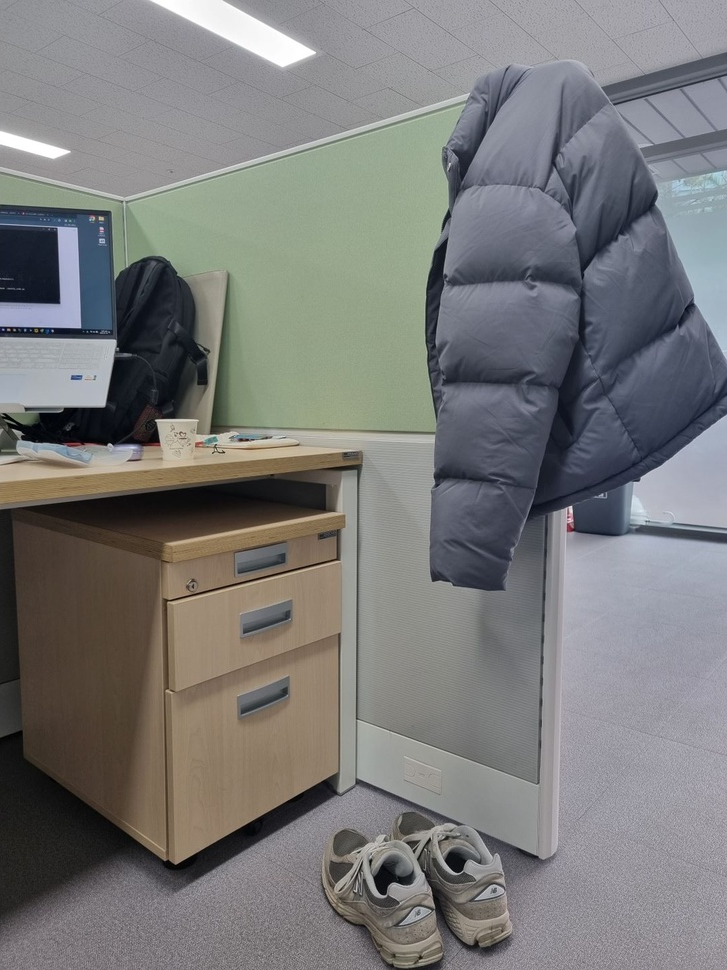
#> input picture data/my_img1.jpg, 727 x 970 px, shrunk from 1080 x 1440 before the run
$ python test_ImageStitching.py
#> lines starting #> are read from the running program, lines starting #| are printed output that depends on the picture
import pdb
import random


import cv2
import numpy as np
import matplotlib
import matplotlib.pyplot as plt
from tqdm import tqdm

matplotlib.use("tkagg")


# Fix the size of visualization
plt.rcParams["figure.figsize"] = [15, 15]


# Read image and convert them to gray!
def read_image(path):
#> called with path = 'data/my_img1.jpg'
    img = cv2.imread(path)
#> img is the input picture: shape (970, 727, 3); mean B, G, R 120.8, 121.4, 121.5
    img_gray = cv2.cvtColor(img, cv2.COLOR_RGB2GRAY)
    img_rgb = cv2.cvtColor(img, cv2.COLOR_BGR2RGB)
    return img_gray, img, img_rgb


left_gray, left_origin, left_rgb = read_image("data/my_img1.jpg")
right_gray, right_origin, right_rgb = read_image("data/my_img2.jpg")
#> call 2 of read_image, with path = 'data/my_img2.jpg'
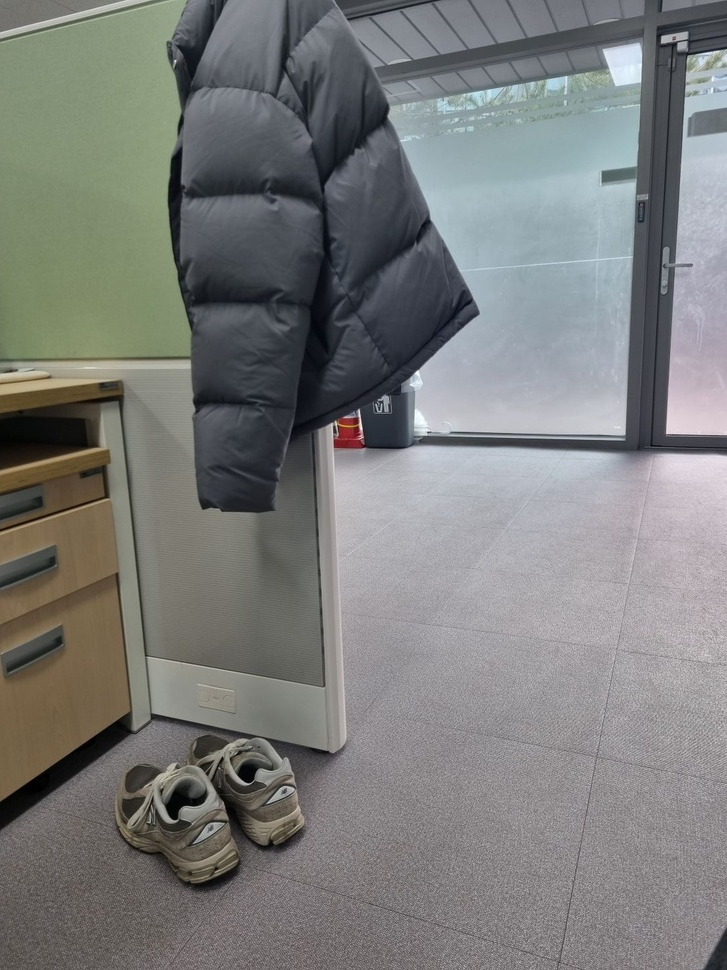
#> input picture data/my_img2.jpg, 727 x 970 px, shrunk from 1080 x 1440 before the run
#> in read_image, img is the input picture: shape (970, 727, 3); mean B, G, R 122.9, 124.5, 123.4
#> in read_image (call 2), `img_gray = cv2.cvtColor(img, cv2.COLOR_RGB2GRAY)`:
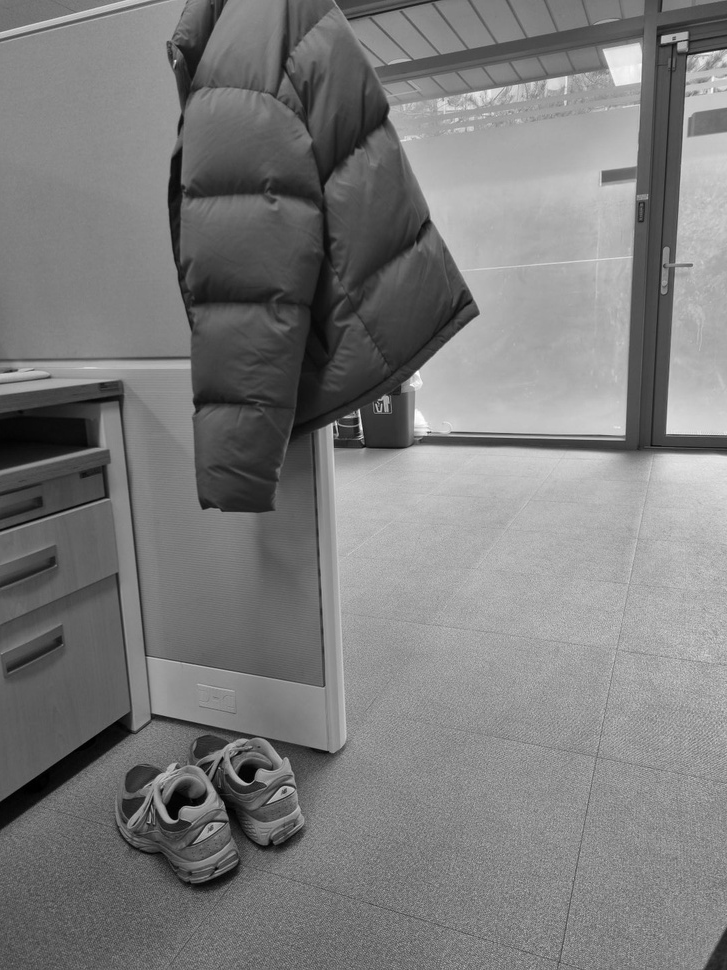
#> img_gray: shape (970, 727); min 0, max 254, mean 123.9


def SIFT(img):
    siftDetector = cv2.SIFT_create()
    kp, des = siftDetector.detectAndCompute(img, None)  # kp: keypoints, des: descriptor
#> kp = 913 keypoints; strongest (x, y, size): (59, 426, 29.1), (247, 440, 2.1), (370, 861, 2.8), (68, 239, 16.8)
    return kp, des


def plot_sift(gray, rgb, kp):
    tmp = rgb.copy()
    img = cv2.drawKeypoints(
        gray, kp, tmp, flags=cv2.DRAW_MATCHES_FLAGS_DRAW_RICH_KEYPOINTS
    )
    return img


# Better result when using gray. Why?
kp_left, des_left = SIFT(left_gray)
#> kp_left has the same summary as kp in SIFT
kp_right, des_right = SIFT(right_gray)
#> in SIFT (call 2), `kp, des = siftDetector.detectAndCompute(img, None)`: kp = 906 keypoints; strongest (x, y, size): (361, 428, 2.4), (626, 64, 26.9), (666, 39, 6.2), (359, 411, 2.2)
#> kp_right has the same summary as kp in SIFT

kp_left_img = plot_sift(left_gray, left_rgb, kp_left)
kp_right_img = plot_sift(right_gray, right_rgb, kp_right)

total_kp = np.concatenate((kp_left_img, kp_right_img), axis=1)
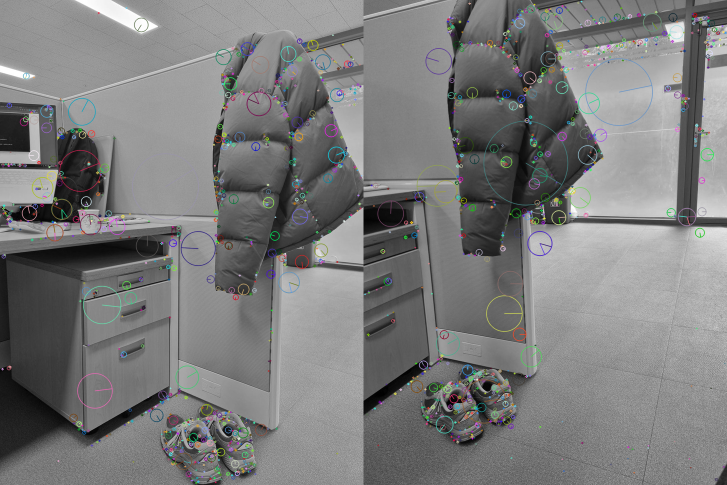
#> total_kp: shape (970, 1454, 3) (shown at 1/2 size); mean R, G, B 123.1, 123.4, 123.3

plt.imshow(total_kp)
plt.ion()
plt.show()
pdb.set_trace()

print("Completed SIFT feature extraction!")


def matcher(kp1, des1, img1, kp2, des2, img2, threshold):
    # BFMatcher with default params
#> called with threshold = 0.6
    bf = cv2.BFMatcher()
    matches = bf.knnMatch(des1, des2, k=2)
#> matches = 913 matches

    # Apply ratio test
    good = []
    for m, n in matches:
        if m.distance < threshold * n.distance:
            good.append([m])
#> after the loop, good = 201 matches

    matches = []
    for pair in good:
        matches.append(list(kp1[pair[0].queryIdx].pt + kp2[pair[0].trainIdx].pt))
#> after the loop, matches = 201 items, first 6: [243.3, 710.7, 9.08, 668.8], [281.6, 558.5, 38.12, 502.4], [281.6, 558.5, 38.12, 502.4], [281.6, 558.5, 38.12, 502.4], [287, 615, 51.92, 561.1], [291.6, 525.4, 52.39, 463.9]

    matches = np.array(matches)
#> matches = 201 rows, first 6: [243.3, 710.7, 9.08, 668.8], [281.6, 558.5, 38.12, 502.4], [281.6, 558.5, 38.12, 502.4], [281.6, 558.5, 38.12, 502.4], [287, 615, 51.92, 561.1], [291.6, 525.4, 52.39, 463.9]
    return matches


matches = matcher(kp_left, des_left, left_rgb, kp_right, des_right, right_rgb, 0.6)
print("Completed SIFT matching!")
pdb.set_trace()


def plot_matches(matches, total_img):
    match_img = total_img.copy()
    offset = total_img.shape[1] / 2
    fig, ax = plt.subplots()
    ax.set_aspect("equal")
    ax.imshow(np.array(match_img).astype("uint8"))  # 　RGB is integer type

    ax.plot(matches[:, 0], matches[:, 1], "xr")
    ax.plot(matches[:, 2] + offset, matches[:, 3], "xr")

    ax.plot(
        [matches[:, 0], matches[:, 2] + offset],
        [matches[:, 1], matches[:, 3]],
        "r",
        linewidth=0.5,
    )

    plt.ion()
    plt.show()


total_img = np.concatenate((left_rgb, right_rgb), axis=1)
plot_matches(matches, total_img)  # Good mathces
#> in plot_matches, `plt.show()`:
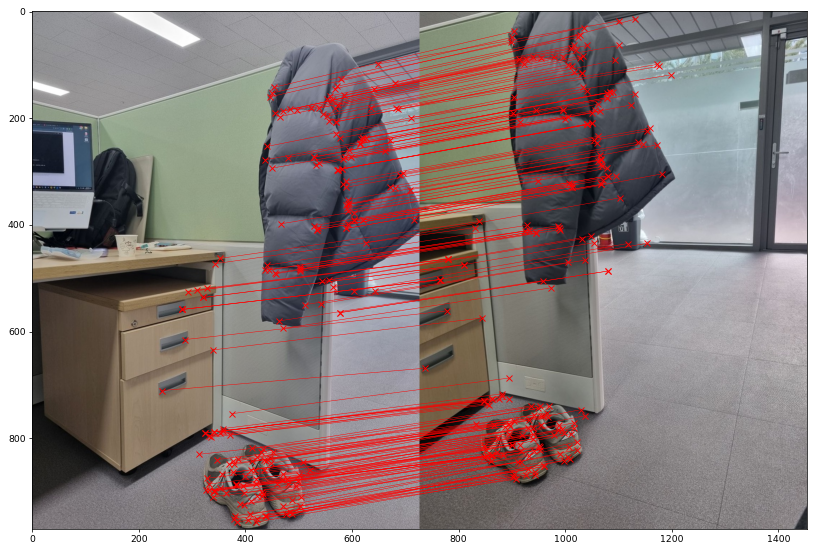
#> figure drawn by matplotlib, 1 panel
pdb.set_trace()


def homography(pairs):
    rows = []
    for i in range(pairs.shape[0]):
        p1 = np.append(pairs[i][0:2], 1)
        p2 = np.append(pairs[i][2:4], 1)
        row1 = [0, 0, 0, p1[0], p1[1], p1[2], -p2[1] * p1[0], -p2[1] * p1[1], -p2[1] * p1[2],]
        row2 = [p1[0], p1[1], p1[2], 0, 0, 0, -p2[0] * p1[0], -p2[0] * p1[1], -p2[0] * p1[2],]
        rows.append(row1)
        rows.append(row2)
    rows = np.array(rows)
    U, s, V = np.linalg.svd(rows)

    H = V[-1].reshape(3, 3)
    H = H / H[2, 2]  # standardize to let w*H[2,2] = 1

    return H


def random_point(matches, k=4):
    idx = random.sample(range(len(matches)), k)
    point = [matches[i] for i in idx]

    return np.array(point)


def get_error(points, H):
    num_points = len(points)
    all_p1 = np.concatenate((points[:, 0:2], np.ones((num_points, 1))), axis=1)
    all_p2 = points[:, 2:4]
    estimate_p2 = np.zeros((num_points, 2))

    for i in range(num_points):
        temp = np.dot(H, all_p1[i])
        estimate_p2[i] = (temp / temp[2])[
            0:2
        ]  # set index 2 to 1 and slice the index 0, 1
    # Compute error
    errors = np.linalg.norm(all_p2 - estimate_p2, axis=1) ** 2

    return errors


# == RANSAC Operation ==
def ransac(matches, threshold, iters):
#> called with matches = array of shape (201, 4), threshold = 0.4, iters = 1000
    num_best_inliers = 0

    for i in range(iters):
        points = random_point(matches)
        H = homography(points)  # candidate

        # Avoid dividing by zero. Why?
        if np.linalg.matrix_rank(H) < 3:
            continue

        errors = get_error(matches, H)
        idx = np.where(errors < threshold)[0]
        inliers = matches[idx]

        num_inliers = len(inliers)
        if num_inliers > num_best_inliers:
            best_inliers = inliers.copy()
            num_best_inliers = num_inliers
            best_H = H.copy()
#> this loop made 1000 passes
#> (num_inliers, num_best_inliers) on passes 1, 5, 9, 10, 14, 20: (5, 5), (6, 6), (12, 12), (15, 15), (19, 19), (23, 23)
#> (num_inliers, num_best_inliers) on passes 116, 141, 178: (24, 24), (33, 33), (39, 39)
#> after the loop, best_inliers = 39 rows, first 6: [310, 522, 52.39, 463.9], [428.8, 825.9, 221.6, 744.2], [501.4, 479.5, 259.9, 401.2], [502.9, 487, 262.5, 408.9], [512.1, 549.6, 278.1, 470.3], [527.9, 401.3, 279.5, 320.6]; num_best_inliers = 39

    print("inliers/matches: {}/{}".format(num_best_inliers, len(matches)))
#| inliers/matches: 39/201

    return best_inliers, best_H


inliers, H = ransac(matches, 0.4, 1000)
#> inliers has the same summary as best_inliers in ransac; H = [[1.73, 0.226, -580.6], [0.182, 1.64, -272.5], [0.00073, 0.000303, 1]]
print("Completed RANSAC operation!")
plot_matches(inliers, total_img)  # show inliers matches
pdb.set_trace()


def stitch_img(left, right, H):
    print("stiching image ...")

    # Convert to double and normalize. Avoid noise.
    left = cv2.normalize(left.astype("float"), None, 0.0, 1.0, cv2.NORM_MINMAX)
    # Convert to double and normalize.
    right = cv2.normalize(right.astype("float"), None, 0.0, 1.0, cv2.NORM_MINMAX)
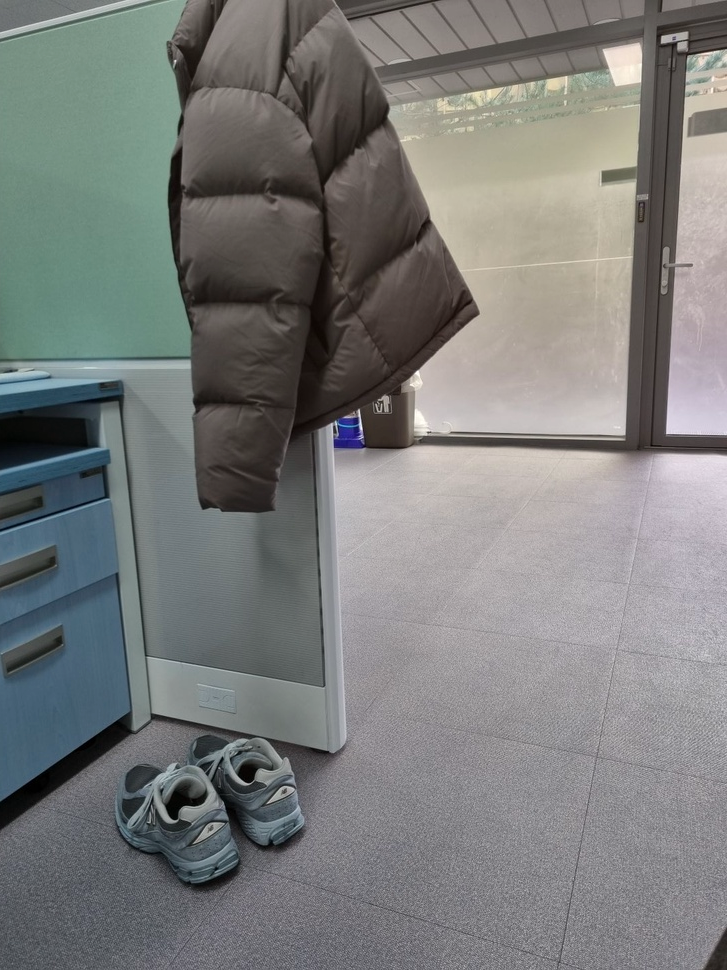
#> right: shape (970, 727, 3) float64; mean of channels 0, 1, 2 0.484, 0.488, 0.482; drawn as B, G, R

    # left image
    height_l, width_l, channel_l = left.shape
#> height_l = 970; width_l = 727; channel_l = 3
    corners = [[0, 0, 1], [width_l, 0, 1], [width_l, height_l, 1], [0, height_l, 1]]
    corners_new = [np.dot(H, corner) for corner in corners]
#> corners_new = [[-580.6, -272.5, 1], [674.2, -139.8, 1.53], [893.8, 1454.9, 1.83], [-361.1, 1322.3, 1.29]]
    corners_new = np.array(corners_new).T
#> corners_new = [[-580.6, 674.2, 893.8, -361.1], [-272.5, -139.8, 1454.9, 1322.3], [1, 1.53, 1.83, 1.29]]
    x_news = corners_new[0] / corners_new[2]
#> x_news = [-580.6, 440.4, 489.7, -279]
    y_news = corners_new[1] / corners_new[2]
#> y_news = [-272.5, -91.34, 797.1, 1021.8]
    y_min = min(y_news)
#> y_min = -272.5
    x_min = min(x_news)
#> x_min = -580.6

    translation_mat = np.array([[1, 0, -x_min], [0, 1, -y_min], [0, 0, 1]])
#> translation_mat = [[1, 0, 580.6], [0, 1, 272.5], [0, 0, 1]]
    H = np.dot(translation_mat, H)
#> H = [[2.15, 0.402, 0], [0.382, 1.73, 0], [0.00073, 0.000303, 1]]

    # Get height, width
    height_new = int(round(abs(y_min) + height_l))
#> height_new = 1243
    width_new = int(round(abs(x_min) + width_l))
#> width_new = 1308
    size = (width_new, height_new)
#> size = (1308, 1243)

    # right image
    warped_l = cv2.warpPerspective(src=left, M=H, dsize=size)

    height_r, width_r, channel_r = right.shape
#> height_r = 970; width_r = 727; channel_r = 3

    height_new = int(round(abs(y_min) + height_r))
    width_new = int(round(abs(x_min) + width_r))
    size = (width_new, height_new)

    warped_r = cv2.warpPerspective(src=right, M=translation_mat, dsize=size)
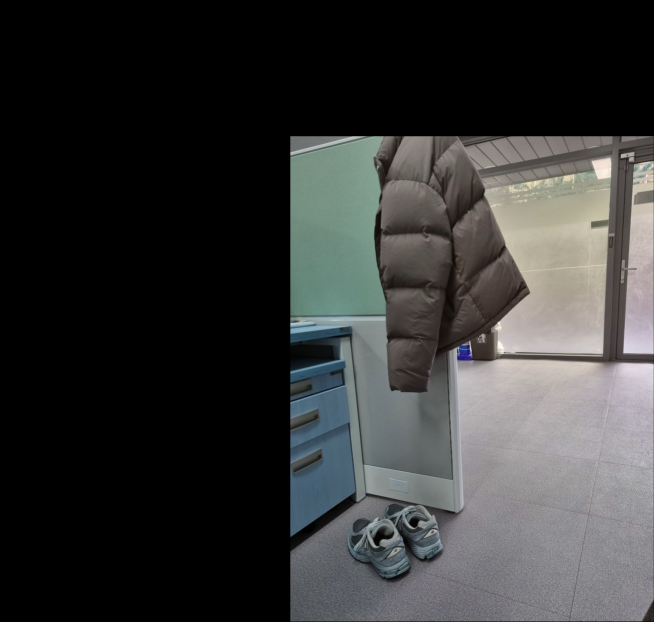
#> warped_r: shape (1243, 1308, 3) float64 (shown at 1/2 size); mean of channels 0, 1, 2 0.21, 0.212, 0.209; drawn as B, G, R

    black = np.zeros(3)  # Black pixel.

    # Stitching procedure, store results in warped_l.
    for i in tqdm(range(warped_r.shape[0])):  # Q. What does "tqdm" do?
        for j in range(warped_r.shape[1]):
            pixel_l = warped_l[i, j, :]
            pixel_r = warped_r[i, j, :]

            if not np.array_equal(pixel_l, black) and np.array_equal(pixel_r, black):
                warped_l[i, j, :] = pixel_l
            elif np.array_equal(pixel_l, black) and not np.array_equal(pixel_r, black):
                warped_l[i, j, :] = pixel_r
            elif not np.array_equal(pixel_l, black) and not np.array_equal(
                pixel_r, black
            ):
                warped_l[i, j, :] = (pixel_l + pixel_r) / 2
            else:
                pass
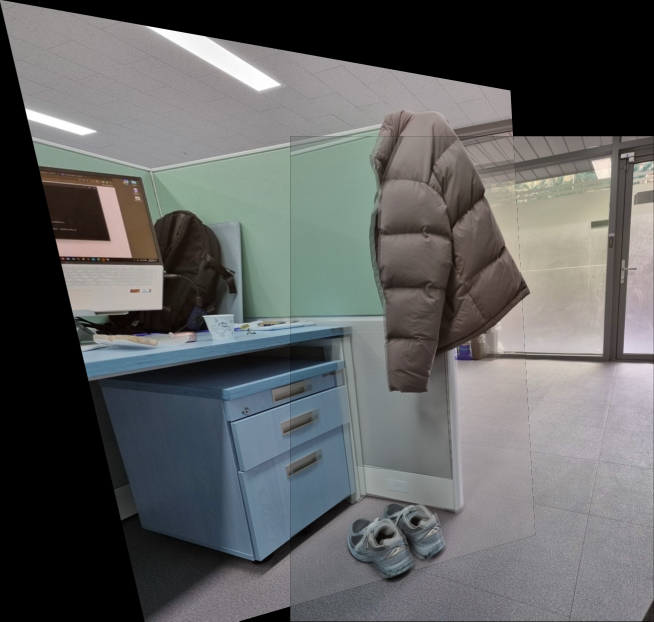
#> warped_l: shape (1243, 1308, 3) float64 (shown at 1/2 size); mean of channels 0, 1, 2 0.379, 0.379, 0.375; drawn as B, G, R

    stitch_image = warped_l[: warped_r.shape[0], : warped_r.shape[1], :]
    return stitch_image


# == Operate image stitching ==
plt.imshow(stitch_img(left_rgb, right_rgb, H))
plt.ion()
plt.show()
pdb.set_trace()
